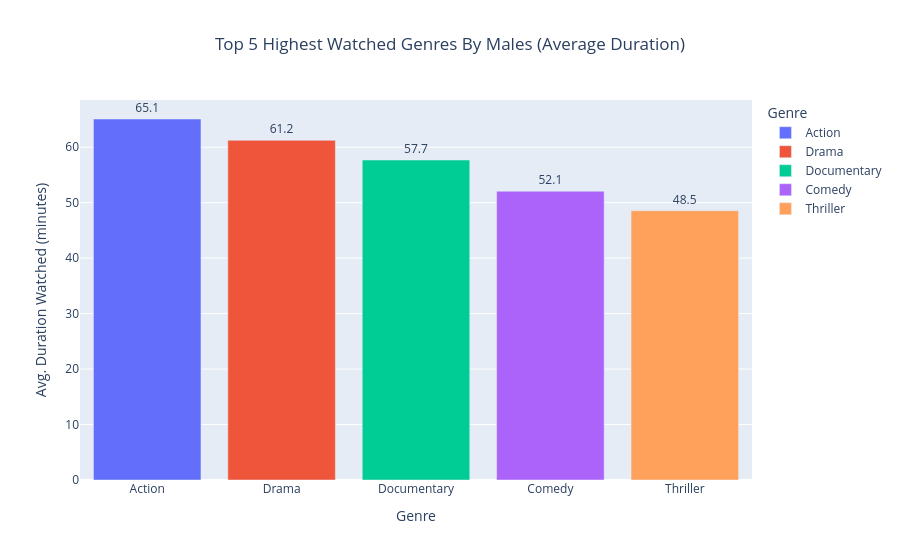

Notebook source saved alongside this figure:
### Code cell
streaming_vs.columns = streaming_vs.columns.str.replace('[^A-Za-z0-9_]+', '_', regex=True)

male_viewers = streaming_vs[streaming_vs['Gender'] == 'Male']

retention_v = male_viewers.groupby('Genre')['Duration_Watched_minutes_'].mean()



top_5_retention_male = retention_v.sort_values(ascending=False).head(5)



top_5_df = top_5_retention_male.reset_index()
top_5_df.columns = ['Genre', 'Average_Duration_Watched']



fig = px.bar(top_5_df, 
             x='Genre', 
             y='Average_Duration_Watched', color='Genre',            
             title='Top 5 Highest Watched Genres By Males (Average Duration)',             
             labels={'Average_Duration_Watched': 'Avg. Duration Watched (minutes)'},             
             text='Average_Duration_Watched')



fig.update_layout(title_x=0.5, legend_title_text='Genre')
fig.update_traces(texttemplate='%{text:.1f}', textposition='outside')



fig.show()

### Figure 1 — Plotly figure (JSON) as saved in the notebook; plotly's stock layout.template omitted (floating-point values rounded to 4 significant figures)
{"data": [{"alignmentgroup": "True", "hovertemplate": "Genre=%{x}<br>Avg. Duration Watched (minutes)=%{text}<extra></extra>", "legendgroup": "Action", "marker": {"color": "#636efa", "pattern": {"shape": ""}}, "name": "Action", "offsetgroup": "Action", "orientation": "v", "showlegend": true, "text": [65.08], "textposition": "outside", "texttemplate": "%{text:.1f}", "type": "bar", "x": ["Action"], "xaxis": "x", "y": [65.08], "yaxis": "y"}, {"alignmentgroup": "True", "hovertemplate": "Genre=%{x}<br>Avg. Duration Watched (minutes)=%{text}<extra></extra>", "legendgroup": "Drama", "marker": {"color": "#EF553B", "pattern": {"shape": ""}}, "name": "Drama", "offsetgroup": "Drama", "orientation": "v", "showlegend": true, "text": [61.24], "textposition": "outside", "texttemplate": "%{text:.1f}", "type": "bar", "x": ["Drama"], "xaxis": "x", "y": [61.24], "yaxis": "y"}, {"alignmentgroup": "True", "hovertemplate": "Genre=%{x}<br>Avg. Duration Watched (minutes)=%{text}<extra></extra>", "legendgroup": "Documentary", "marker": {"color": "#00cc96", "pattern": {"shape": ""}}, "name": "Documentary", "offsetgroup": "Documentary", "orientation": "v", "showlegend": true, "text": [57.69], "textposition": "outside", "texttemplate": "%{text:.1f}", "type": "bar", "x": ["Documentary"], "xaxis": "x", "y": [57.69], "yaxis": "y"}, {"alignmentgroup": "True", "hovertemplate": "Genre=%{x}<br>Avg. Duration Watched (minutes)=%{text}<extra></extra>", "legendgroup": "Comedy", "marker": {"color": "#ab63fa", "pattern": {"shape": ""}}, "name": "Comedy", "offsetgroup": "Comedy", "orientation": "v", "showlegend": true, "text": [52.06], "textposition": "outside", "texttemplate": "%{text:.1f}", "type": "bar", "x": ["Comedy"], "xaxis": "x", "y": [52.06], "yaxis": "y"}, {"alignmentgroup": "True", "hovertemplate": "Genre=%{x}<br>Avg. Duration Watched (minutes)=%{text}<extra></extra>", "legendgroup": "Thriller", "marker": {"color": "#FFA15A", "pattern": {"shape": ""}}, "name": "Thriller", "offsetgroup": "Thriller", "orientation": "v", "showlegend": true, "text": [48.54], "textposition": "outside", "texttemplate": "%{text:.1f}", "type": "bar", "x": ["Thriller"], "xaxis": "x", "y": [48.54], "yaxis": "y"}], "layout": {"barmode": "relative", "legend": {"title": {"text": "Genre"}, "tracegroupgap": 0}, "title": {"text": "Top 5 Highest Watched Genres By Males (Average Duration)", "x": 0.5}, "xaxis": {"anchor": "y", "categoryarray": ["Action", "Drama", "Documentary", "Comedy", "Thriller"], "categoryorder": "array", "domain": [0, 1], "title": {"text": "Genre"}}, "yaxis": {"anchor": "x", "domain": [0, 1], "title": {"text": "Avg. Duration Watched (minutes)"}}}}
